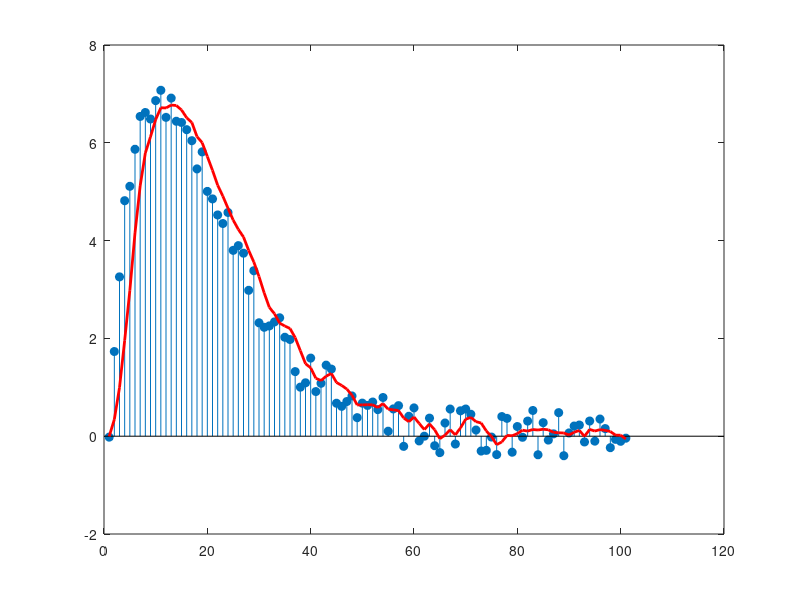

This chart was generated by the following MATLAB code:
clc;
clear all;
close all;
warning off;
n=0:1:100;
s=2*n.*((0.9).^n);
d=-0.5+rand(1,length(n));
x=s+d;
t=ones(1,5);
num=(1/5)*t;
den=[1];
y=filter(num,den,x);
stem(x,'filled');
hold on;
plot(y,'r','linewidth',2);